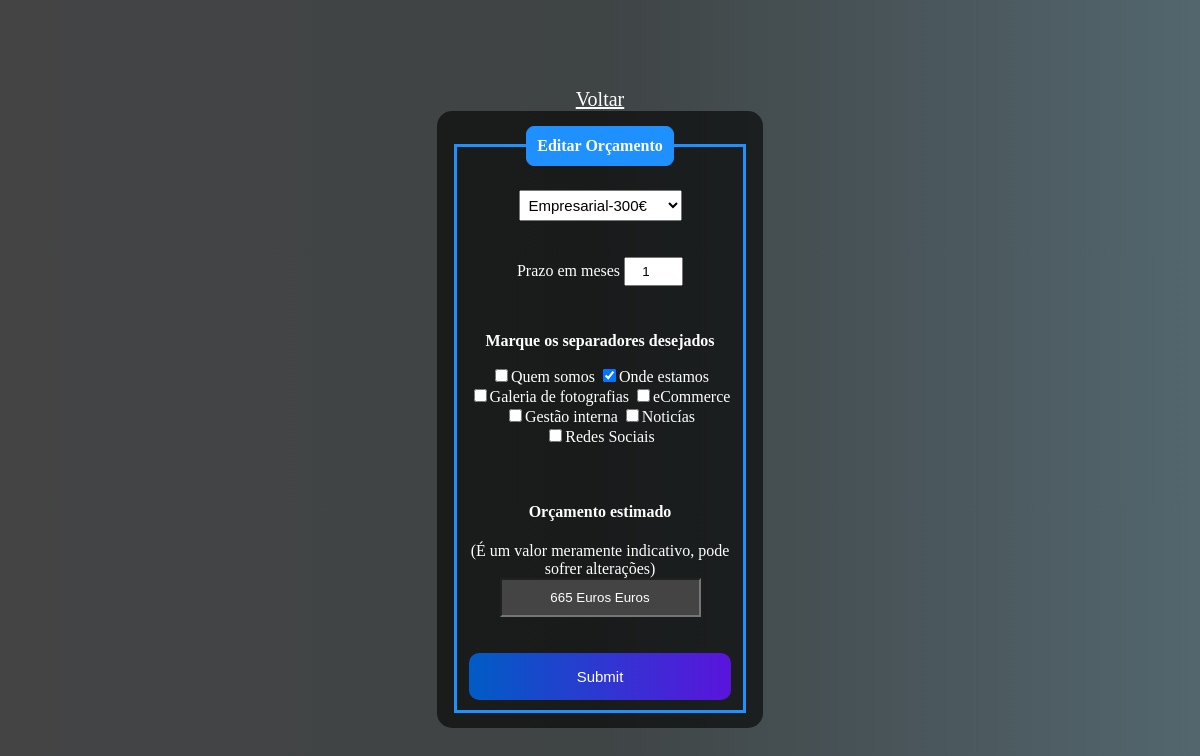
The app's page /login-registo/admin/editarProjecto.php?id=17 (signed in) with its own data.
### tables this page shows
CREATE TABLE `projecto` (
  `id` int(11) NOT NULL,
  `email` varchar(110) NOT NULL,
  `pagina` varchar(60) NOT NULL,
  `mes` int(10) DEFAULT NULL,
  `valor` varchar(200) NOT NULL,
  `checks` varchar(300) NOT NULL
);

### login-registo/admin/editarProjecto.php (the view, shortened to what this page needs)
<?php
    include_once('config.php');
    if(!empty($_GET['id']))
    {
        $id = $_GET['id'];
        $sqlSelect = "SELECT * FROM projecto WHERE id=$id";
        $result = $conexao->query($sqlSelect);
        if($result->num_rows > 0)
        {
            while($user_data = mysqli_fetch_assoc($result))
            {
                $pagina = $user_data["pagina"];
                $mes = $user_data["mes"];
                $checks = $user_data["checks"];
                $valor = $user_data["valor"];
            }
        }
        else
        {
            header('Location: projectos.php');
        }
    }
    else
    {
        header('Location: projectos.php');
    }
?>
<!DOCTYPE html>
<html lang="pt">
</head>
<body>
    <div id="container">
    <a style="color: white; font-size:20px;" href="projectos.php">Voltar</a>
    <div class="box">
        <form action="editarProjecto.php" method="POST">
            <fieldset>
                <legend><b>Editar Orçamento</b></legend>
                <br>
                <div class="inputBox">
                    <select name="seleçao"style="padding:5px; font-size:15px" >
                        <option value="Empresarial" class="selecaoSite" <?php echo ($pagina == 'Empresarial') ? 'selected' : ''; ?>>Empresarial-300€</option>
                    </select>
                </div>
                <br><br>
                <div class="inputBox">
                    Prazo em meses
                    <input
                    style="width: 45px; padding: 5px; text-align:center"
                        name="mes"
                        type="number"
                        id="prazoMes"
                        class="inputFormulario"
                        min="0"
                        value=<?php echo $mes; ?>
                    >
                    <br>
                </div>
                <br><br>
                <div class="inputBox">
                    <p style="font-weight: bold; margin-top: 10px">
                        Marque os separadores desejados
                    </p>
                    <input type="checkbox" name="data[]" class="checkbox" value="Quem somos" <?php echo (in_array('Quem somos', explode(',', $checks))) ? 'checked' : ''; ?> />Quem somos
    <input type="checkbox" name="data[]" class="checkbox" value="Onde estamos" <?php echo (in_array('Onde estamos', explode(',', $checks))) ? 'checked' : ''; ?> />Onde estamos<br />
    <input type="checkbox" name="data[]" class="checkbox" value="Galeria de fotografias" <?php echo (in_array('Galeria de fotografias', explode(',', $checks))) ? 'checked' : ''; ?> />Galeria de fotografias
    <input type="checkbox" name="data[]" class="checkbox" value="eCommerce" <?php echo (in_array('eCommerce', explode(',', $checks))) ? 'checked' : ''; ?> />eCommerce<br />
    <input type="checkbox" name="data[]" class="checkbox" value="Gestão interna" <?php echo (in_array('Gestão interna', explode(',', $checks))) ? 'checked' : ''; ?> />Gestão interna
    <input type="checkbox" name="data[]" class="checkbox" value="Noticías" <?php echo (in_array('Noticías', explode(',', $checks))) ? 'checked' : ''; ?> />Noticías<br />
    <input type="checkbox" name="data[]" class="checkbox" value="Redes Sociais" <?php echo (in_array('Redes Sociais', explode(',', $checks))) ? 'checked' : ''; ?> />Redes Sociais
</div>
                <br><br>
                <h4>Orçamento estimado</h4>
                (É um valor meramente indicativo, pode sofrer alterações) <br />
                <div class="inputBox">
                    <input
                    style="background-color: #444445; color:white;text-align:center; padding:10px"
                        type="text"
                        name="valor"
                        id="total"
                        class="inputFormulario"
                        value="<?php echo $valor." Euros" ?>"
                    />
                </div>
                <br><br>
                <input type="submit" name="update" id="submit">
            </fieldset>
        </form>
    </div>
    </div>
</body>
</html>

### login-registo/admin/editarProjecto.php (style rules this page uses)
body { background: linear-gradient(to right, #444445, #3f4445, #53666e); color: white; text-align: center; }
#container { display: flex; flex-direction: column; justify-content: center; align-items: center; height: 100vh; }
.box { color: white; background-color: rgba(0, 0, 0, 0.6); padding: 15px; border-radius: 15px; width: 25%; }
fieldset { border: 3px solid dodgerblue; }
legend { border: 1px solid dodgerblue; padding: 10px; text-align: center; background-color: dodgerblue; border-radius: 8px; }
.inputBox { position: relative; }
#submit { background-image: linear-gradient(to right,rgb(0, 92, 197), rgb(90, 20, 220)); width: 100%; border: none; padding: 15px; color: white; font-size: 15px; cursor: pointer; border-radius: 10px; }

### records on screen
projecto: seleçao "Empresarial-300€", mes "1", checks "☑", valor "665 Euros Euros"
